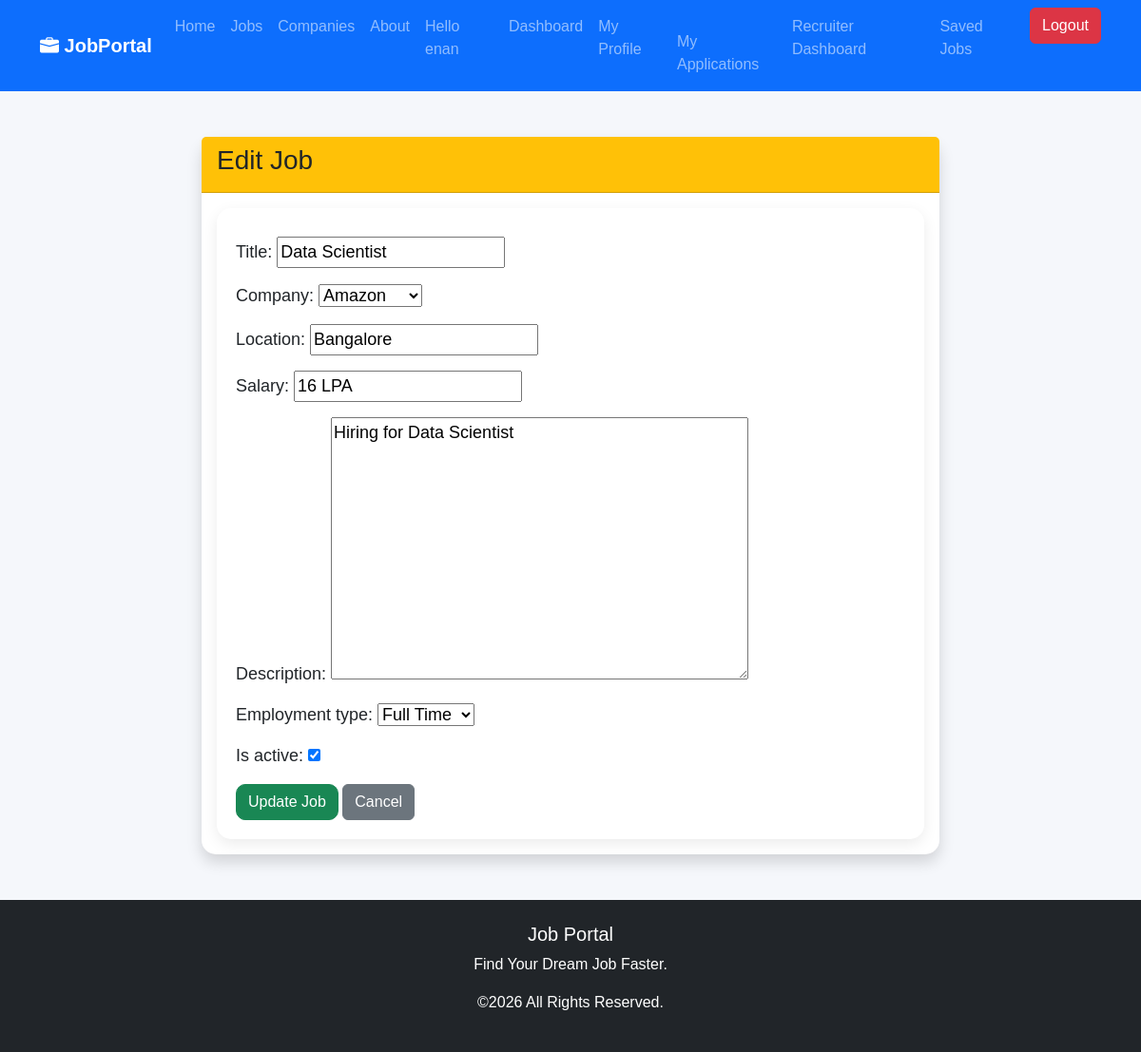
/jobs/edit/20/ (signed in), run on the app's committed database.
### jobs/models.py (models this page shows, shortened)
class Job(models.Model):
    class EmploymentType(models.TextChoices):
        FULL_TIME = "full_time", "Full Time"
        PART_TIME = "part_time", "Part Time"
        CONTRACT = "contract", "Contract"
        INTERNSHIP = "internship", "Internship"
    title = models.CharField(max_length=200)
    company = models.ForeignKey(Company,on_delete=models.CASCADE)
    location = models.CharField(max_length=200)
    salary = models.CharField(max_length=100)
    description = models.TextField()
    employment_type = models.CharField(
        max_length=20,
        choices=EmploymentType.choices,
        default=EmploymentType.FULL_TIME,
    )
    is_active = models.BooleanField(default=True)
    created_at = models.DateTimeField(auto_now_add=True)
    updated_at = models.DateTimeField(default=timezone.now)
    class Meta:
        ordering = ["-created_at"]

### jobs/views.py (the view)
# urls.py: path("jobs/edit/<int:pk>/",views.edit_job,name="edit_job",),
@staff_member_required
def edit_job(request, pk):
    job = get_object_or_404(Job, pk=pk)
    if request.method == "POST":
        form = JobForm(request.POST, instance=job)
        if form.is_valid():
            form.save()
            return redirect("manage_jobs")
    else:
        form = JobForm(instance=job)
    return render(
        request,
        "jobs/edit_job.html",
        {
            "form": form,
            "job": job
        }
    )

### jobs/forms.py
class JobForm(forms.ModelForm):
    class Meta:
        model = Job
        fields = [
            "title",
            "company",
            "location",
            "salary",
            "description",
            "employment_type",
            "is_active",
        ]

### jobs/models.py (called while the page is built)
    def __str__(self):
        return self.name

### templates/jobs/edit_job.html (shortened to what this page needs)
{% extends "base.html" %}
{% block content %}
<div class="container mt-5" style="max-width:800px;">
    <div class="card shadow">
        <div class="card-header bg-warning text-dark">
            <h3>Edit Job</h3>
        </div>
        <div class="card-body">
            <form method="POST">
                {{ form.as_p }}
                <button
                    type="submit"
                    class="btn btn-success">
                    Update Job
                </button>
                <a href="{% url 'manage_jobs' %}"
                   class="btn btn-secondary">
                    Cancel
                </a>
            </form>
        </div>
    </div>
</div>
{% endblock %}

### templates/base.html (shortened to what this page needs)
{% load static %}
<!DOCTYPE html>
<html lang="en">
<head>
<link href="https://cdn.jsdelivr.net/npm/bootstrap@5.3.3/dist/css/bootstrap.min.css" rel="stylesheet">
<link rel="stylesheet"
href="https://cdn.jsdelivr.net/npm/bootstrap-icons@1.11.3/font/bootstrap-icons.min.css">
<link rel="stylesheet"
href="{% static 'css/style.css' %}">
</head>
<body>
<nav class="navbar navbar-expand-lg navbar-dark bg-primary">
<div class="container">
<a class="navbar-brand fw-bold" href="/">
<i class="bi bi-briefcase-fill"></i>
JobPortal
</a>
<div class="collapse navbar-collapse"
id="navbar">
<ul class="navbar-nav ms-auto">
<li class="nav-item">
<a class="nav-link" href="/">Home</a>
</li>
<li class="nav-item">
<a class="nav-link" href="{% url 'home' %}">Jobs</a>
</li>
<li class="nav-item">
<a class="nav-link" href="{% url 'company_list' %}">Companies</a>
</li>
<li class="nav-item">
<a class="nav-link" href="#">About</a>
</li>
<li class="nav-item">
{% if user.is_authenticated %}
<li class="nav-item">
<span class="nav-link">
Hello {{ user.username }}
<li class="nav-item">
    <a class="nav-link" href="{% url 'dashboard' %}">
        Dashboard
    </a>
</li>
<li class="nav-item">
<a class="nav-link"
href="{% url 'profile' %}">
My Profile
<li class="nav-item">
    <a class="nav-link"
       href="{% url 'my_applications' %}">
        My Applications
    </a>
{% if user.is_staff %}
<li class="nav-item">
    <a class="nav-link"
       href="{% url 'admin_dashboard' %}">
        Recruiter Dashboard
    </a>
</li>
{% endif %}
</li>
<li class="nav-item">
    <a class="nav-link" href="{% url 'saved_jobs' %}">
        Saved Jobs
    </a>
</li>
</a>
</li>
</span>
</li>
<li class="nav-item">
<a class="btn btn-danger ms-2"
href="{% url 'logout' %}">
Logout
</a>
</li>
{% endif %}
</li>
</ul>
</div>
</div>
</nav>
{% block content %}
{% endblock %}
<footer class="bg-dark text-white mt-5">
<div class="container text-center py-4">
<h5>Job Portal</h5>
<p>Find Your Dream Job Faster.</p>
<p>©2026 All Rights Reserved.</p>
</div>
</footer>
</body>
</html>

### static/style.css (style rules this page uses)
body { background:#f6f8fc; font-family:Arial,Helvetica,sans-serif; }
footer { margin-top:80px; }
body { background:#f5f7fb; font-family:Arial, Helvetica, sans-serif; }
form { background:white; padding:20px; border-radius:15px; box-shadow:0 5px 15px rgba(0,0,0,.08); }
.card { border:none; border-radius:15px; transition:.3s; }
.btn-success { border-radius:10px; }
.card { border-radius:15px; transition:.3s; }
.card p { font-size:18px; margin-top:10px; }

### data on the page
Job: title "Data Scientist", company "Amazon", location "Bangalore", salary "16 LPA", description "Hiring for Data Scientist", employment_type "Full Time", is_active "☑"

### other printed values
{{ user.username }} "enan"
